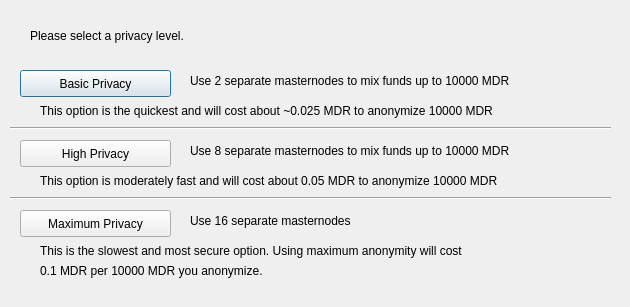
<?xml version="1.0" encoding="UTF-8"?>
<ui version="4.0">
 <class>ObfuscationConfig</class>
 <widget class="QDialog" name="ObfuscationConfig">
  <property name="geometry">
   <rect>
    <x>0</x>
    <y>0</y>
    <width>630</width>
    <height>307</height>
   </rect>
  </property>
  <property name="windowTitle">
   <string>Configure Obfuscation</string>
  </property>
  <widget class="QPushButton" name="buttonBasic">
   <property name="geometry">
    <rect>
     <x>20</x>
     <y>70</y>
     <width>151</width>
     <height>27</height>
    </rect>
   </property>
   <property name="text">
    <string>Basic Privacy</string>
   </property>
  </widget>
  <widget class="QPushButton" name="buttonHigh">
   <property name="geometry">
    <rect>
     <x>20</x>
     <y>140</y>
     <width>151</width>
     <height>27</height>
    </rect>
   </property>
   <property name="text">
    <string>High Privacy</string>
   </property>
  </widget>
  <widget class="QPushButton" name="buttonMax">
   <property name="geometry">
    <rect>
     <x>20</x>
     <y>210</y>
     <width>151</width>
     <height>27</height>
    </rect>
   </property>
   <property name="text">
    <string>Maximum Privacy</string>
   </property>
  </widget>
  <widget class="QLabel" name="label">
   <property name="geometry">
    <rect>
     <x>30</x>
     <y>20</y>
     <width>571</width>
     <height>31</height>
    </rect>
   </property>
   <property name="text">
    <string>Please select a privacy level.</string>
   </property>
  </widget>
  <widget class="QLabel" name="label_2">
   <property name="geometry">
    <rect>
     <x>190</x>
     <y>70</y>
     <width>421</width>
     <height>21</height>
    </rect>
   </property>
   <property name="text">
    <string>Use 2 separate masternodes to mix funds up to 10000 MDR</string>
   </property>
  </widget>
  <widget class="QLabel" name="label_3">
   <property name="geometry">
    <rect>
     <x>190</x>
     <y>140</y>
     <width>411</width>
     <height>21</height>
    </rect>
   </property>
   <property name="text">
    <string>Use 8 separate masternodes to mix funds up to 10000 MDR</string>
   </property>
  </widget>
  <widget class="QLabel" name="label_4">
   <property name="geometry">
    <rect>
     <x>190</x>
     <y>210</y>
     <width>421</width>
     <height>21</height>
    </rect>
   </property>
   <property name="text">
    <string>Use 16 separate masternodes</string>
   </property>
  </widget>
  <widget class="QLabel" name="label_6">
   <property name="geometry">
    <rect>
     <x>40</x>
     <y>100</y>
     <width>561</width>
     <height>21</height>
    </rect>
   </property>
   <property name="text">
    <string>This option is the quickest and will cost about ~0.025 MDR to anonymize 10000 MDR</string>
   </property>
  </widget>
  <widget class="QLabel" name="label_7">
   <property name="geometry">
    <rect>
     <x>40</x>
     <y>170</y>
     <width>561</width>
     <height>21</height>
    </rect>
   </property>
   <property name="text">
    <string>This option is moderately fast and will cost about 0.05 MDR to anonymize 10000 MDR</string>
   </property>
  </widget>
  <widget class="QLabel" name="label_8">
   <property name="geometry">
    <rect>
     <x>40</x>
     <y>240</y>
     <width>561</width>
     <height>21</height>
    </rect>
   </property>
   <property name="text">
    <string>This is the slowest and most secure option. Using maximum anonymity will cost</string>
   </property>
  </widget>
  <widget class="QLabel" name="label_9">
   <property name="geometry">
    <rect>
     <x>40</x>
     <y>260</y>
     <width>561</width>
     <height>21</height>
    </rect>
   </property>
   <property name="text">
    <string>0.1 MDR per 10000 MDR you anonymize.</string>
   </property>
  </widget>
  <widget class="Line" name="line">
   <property name="geometry">
    <rect>
     <x>10</x>
     <y>120</y>
     <width>601</width>
     <height>16</height>
    </rect>
   </property>
   <property name="orientation">
    <enum>Qt::Horizontal</enum>
   </property>
  </widget>
  <widget class="Line" name="line_2">
   <property name="geometry">
    <rect>
     <x>10</x>
     <y>190</y>
     <width>601</width>
     <height>16</height>
    </rect>
   </property>
   <property name="orientation">
    <enum>Qt::Horizontal</enum>
   </property>
  </widget>
 </widget>
 <resources/>
 <connections/>
</ui>
